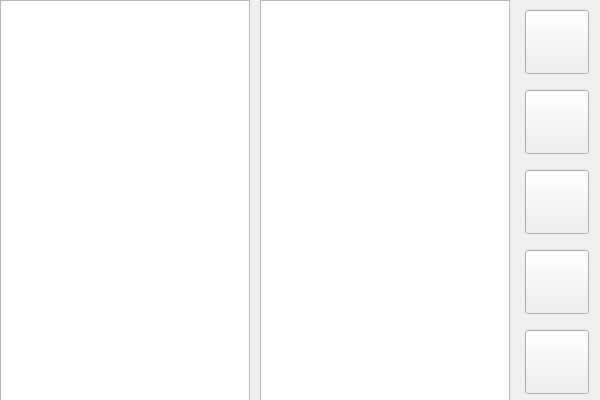
<?xml version="1.0" encoding="UTF-8"?>
<ui version="4.0">
 <class>main_form</class>
 <widget class="QWidget" name="main_form">
  <property name="geometry">
   <rect>
    <x>0</x>
    <y>0</y>
    <width>600</width>
    <height>400</height>
   </rect>
  </property>
  <property name="sizePolicy">
   <sizepolicy hsizetype="Fixed" vsizetype="Fixed">
    <horstretch>0</horstretch>
    <verstretch>0</verstretch>
   </sizepolicy>
  </property>
  <property name="font">
   <font>
    <family>Arial</family>
    <weight>75</weight>
    <bold>true</bold>
   </font>
  </property>
  <property name="windowTitle">
   <string>Herramienta de Configuracion WIZnet WIZ110SR</string>
  </property>
  <property name="windowIcon">
   <iconset>
    <normaloff>icons/configuration21.png</normaloff>icons/configuration21.png</iconset>
  </property>
  <widget class="QListView" name="listView">
   <property name="geometry">
    <rect>
     <x>0</x>
     <y>0</y>
     <width>250</width>
     <height>401</height>
    </rect>
   </property>
  </widget>
  <widget class="QListView" name="listView_2">
   <property name="geometry">
    <rect>
     <x>260</x>
     <y>0</y>
     <width>250</width>
     <height>401</height>
    </rect>
   </property>
  </widget>
  <widget class="QPushButton" name="pushButton">
   <property name="geometry">
    <rect>
     <x>525</x>
     <y>10</y>
     <width>64</width>
     <height>64</height>
    </rect>
   </property>
   <property name="text">
    <string/>
   </property>
   <property name="icon">
    <iconset>
     <normaloff>icons/zoom77.png</normaloff>icons/zoom77.png</iconset>
   </property>
   <property name="iconSize">
    <size>
     <width>48</width>
     <height>48</height>
    </size>
   </property>
  </widget>
  <widget class="QPushButton" name="pushButton_2">
   <property name="geometry">
    <rect>
     <x>525</x>
     <y>90</y>
     <width>64</width>
     <height>64</height>
    </rect>
   </property>
   <property name="text">
    <string/>
   </property>
   <property name="icon">
    <iconset>
     <normaloff>icons/settings22.png</normaloff>icons/settings22.png</iconset>
   </property>
   <property name="iconSize">
    <size>
     <width>48</width>
     <height>48</height>
    </size>
   </property>
  </widget>
  <widget class="QPushButton" name="pushButton_3">
   <property name="geometry">
    <rect>
     <x>525</x>
     <y>170</y>
     <width>64</width>
     <height>64</height>
    </rect>
   </property>
   <property name="text">
    <string/>
   </property>
   <property name="icon">
    <iconset>
     <normaloff>icons/check61.png</normaloff>icons/check61.png</iconset>
   </property>
   <property name="iconSize">
    <size>
     <width>48</width>
     <height>48</height>
    </size>
   </property>
  </widget>
  <widget class="QPushButton" name="pushButton_4">
   <property name="geometry">
    <rect>
     <x>525</x>
     <y>250</y>
     <width>64</width>
     <height>64</height>
    </rect>
   </property>
   <property name="text">
    <string/>
   </property>
   <property name="icon">
    <iconset>
     <normaloff>icons/uparrow15.png</normaloff>icons/uparrow15.png</iconset>
   </property>
   <property name="iconSize">
    <size>
     <width>48</width>
     <height>48</height>
    </size>
   </property>
  </widget>
  <widget class="QPushButton" name="pushButton_5">
   <property name="geometry">
    <rect>
     <x>525</x>
     <y>330</y>
     <width>64</width>
     <height>64</height>
    </rect>
   </property>
   <property name="text">
    <string/>
   </property>
   <property name="icon">
    <iconset>
     <normaloff>icons/cross106.png</normaloff>icons/cross106.png</iconset>
   </property>
   <property name="iconSize">
    <size>
     <width>48</width>
     <height>48</height>
    </size>
   </property>
  </widget>
 </widget>
 <resources/>
 <connections/>
</ui>
